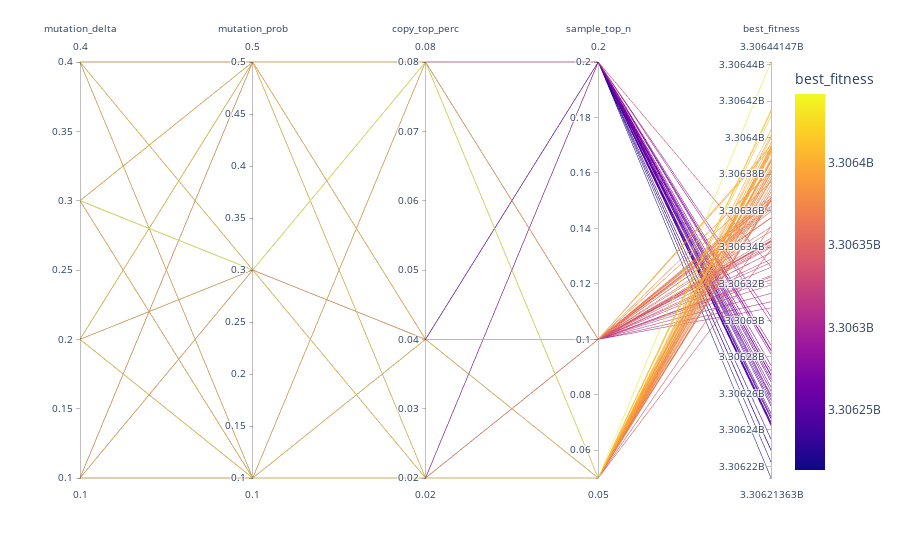

Here is the notebook cell this chart was saved with:
### Code cell
px.parallel_coordinates(results_df, color='best_fitness', labels=['mutation_delta', 'mutation_prob', 'copy_top_perc', 'sample_top_n', 'best_fitness'])
